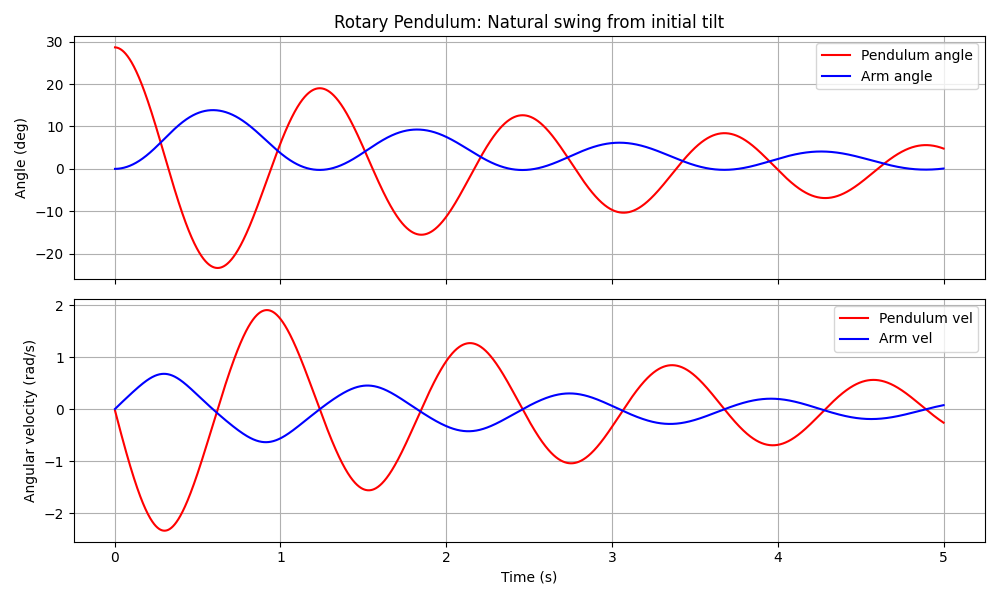

This figure's Python source:
"""
sim_test.py — Rotary Pendulum 물리 동작 확인
=============================================
초기 상태에서 pendulum을 살짝 기울여두고 시뮬레이션 돌리면서,
중력으로 자연스럽게 흔들리는지(감쇠 진동) 그래프로 확인.

Actuator에 힘을 안 주면 pendulum은 진자처럼 스윙해야 정상.
"""
import mujoco
import numpy as np
import matplotlib.pyplot as plt
from env import XML_PATH

# 1. 모델 로드 (env.py 의 XML_PATH = models/legacy_cad/test_sim.xml)
model = mujoco.MjModel.from_xml_path(XML_PATH)
data  = mujoco.MjData(model)

# 2. 초기 조건: pendulum을 살짝 기울여둠 (라디안, 약 30도)
#    data.qpos[0] = arm 각도, data.qpos[1] = pendulum 각도
data.qpos[1] = 0.5  # 약 28.6도 기울임

# 3. 시뮬 루프
duration = 5.0                          # 5초간 시뮬
n_steps  = int(duration / model.opt.timestep)

# 로그 저장 배열
t_log        = np.zeros(n_steps)
arm_pos      = np.zeros(n_steps)
pend_pos     = np.zeros(n_steps)
arm_vel      = np.zeros(n_steps)
pend_vel     = np.zeros(n_steps)

for i in range(n_steps):
    mujoco.mj_step(model, data)         # 한 스텝 진행 (물리 계산)

    t_log[i]    = data.time
    arm_pos[i]  = data.qpos[0]          # joint_arm 각도
    pend_pos[i] = data.qpos[1]          # joint_pend 각도
    arm_vel[i]  = data.qvel[0]
    pend_vel[i] = data.qvel[1]

# 4. 결과 확인
print(f"시뮬레이션 완료: {duration}초, {n_steps}스텝")
print(f"pendulum 초기각: {0.5:.3f} rad")
print(f"pendulum 최종각: {pend_pos[-1]:.3f} rad")
print(f"pendulum 각도 변동폭: {pend_pos.min():.3f} ~ {pend_pos.max():.3f} rad")
print(f"arm 최종각: {arm_pos[-1]:.3f} rad (모터 안 켰으니 거의 0이어야)")

# 5. 그래프
fig, axes = plt.subplots(2, 1, figsize=(10, 6), sharex=True)
axes[0].plot(t_log, np.rad2deg(pend_pos), 'r-', label='Pendulum angle')
axes[0].plot(t_log, np.rad2deg(arm_pos),  'b-', label='Arm angle')
axes[0].set_ylabel("Angle (deg)")
axes[0].legend(); axes[0].grid(True)
axes[0].set_title("Rotary Pendulum: Natural swing from initial tilt")

axes[1].plot(t_log, pend_vel, 'r-', label='Pendulum vel')
axes[1].plot(t_log, arm_vel,  'b-', label='Arm vel')
axes[1].set_xlabel("Time (s)"); axes[1].set_ylabel("Angular velocity (rad/s)")
axes[1].legend(); axes[1].grid(True)

plt.tight_layout()
plt.savefig("sim_test_cad.png", dpi=100)
print("\n그래프 저장: sim_test_cad.png")
